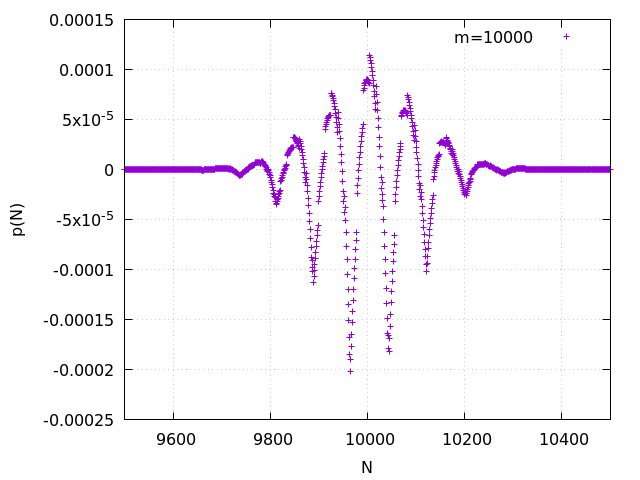

gnuplot code for this plot:
#m=10000の時のdouble-float
set terminal pngcairo # 出力形式
set output "report1_6_10000.png" # 出力ファイル名
 set xrange [9500:10500]# x 軸の範囲
set yrange [*:*]   # y 軸の範囲
set xlabel "N"  # x 軸のラベル
set ylabel "p(N)"  # y 軸のラベル
set key right top  # 凡例の位置の指定（グラフの右下）, boxオプションで枠線で囲む
set grid x y          # x, y 方向にグリッドを描く
         # x目盛りの間隔の
               # y目盛りの間隔の設定

plot "report1_6_10000.dat" using 1:2 title "m=10000"